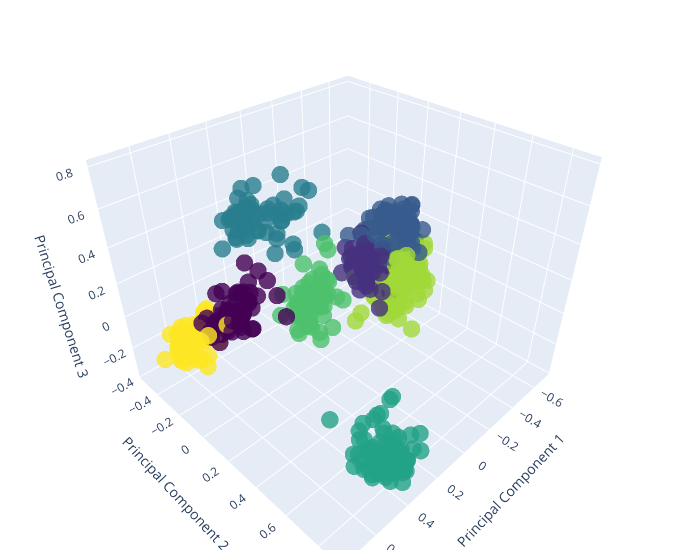

The code cell stored with this chart in its notebook:
### Code cell
import plotly.graph_objects as go

# Create a 3D scatter plot of the reduced data
fig = go.Figure(data=[go.Scatter3d(
    x=reduced_features[:, 0],
    y=reduced_features[:, 1],
    z=reduced_features[:, 2],
    mode='markers',
    marker=dict(
        size=6,
        color=clusters,         # set color to an array/list of desired values
        colorscale='Viridis',   # choose a colorscale
        opacity=0.8
    )
)])

# Add labels and title
fig.update_layout(scene = dict(
                    xaxis_title='Principal Component 1',
                    yaxis_title='Principal Component 2',
                    zaxis_title='Principal Component 3'),
                  width=700,
                  margin=dict(r=20, b=10, l=10, t=10))

fig.show()

### Figure 1 — Plotly figure (JSON) as saved in the notebook; plotly's stock layout.template omitted (floating-point values rounded to 4 significant figures; data arrays with more than 128 entries replaced by an {"elided": "..."} marker saying what was removed)
{"data": [{"marker": {"color": {"elided": "554 int values"}, "colorscale": [[0, "#440154"], [0.1111, "#482878"], [0.2222, "#3e4989"], [0.3333, "#31688e"], [0.4444, "#26828e"], [0.5556, "#1f9e89"], [0.6667, "#35b779"], [0.7778, "#6ece58"], [0.8889, "#b5de2b"], [1, "#fde725"]], "opacity": 0.8, "size": 6}, "mode": "markers", "type": "scatter3d", "x": {"elided": "554 float values"}, "y": {"elided": "554 float values"}, "z": {"elided": "554 float values"}}], "layout": {"margin": {"b": 10, "l": 10, "r": 20, "t": 10}, "scene": {"xaxis": {"title": {"text": "Principal Component 1"}}, "yaxis": {"title": {"text": "Principal Component 2"}}, "zaxis": {"title": {"text": "Principal Component 3"}}}, "width": 700}}
